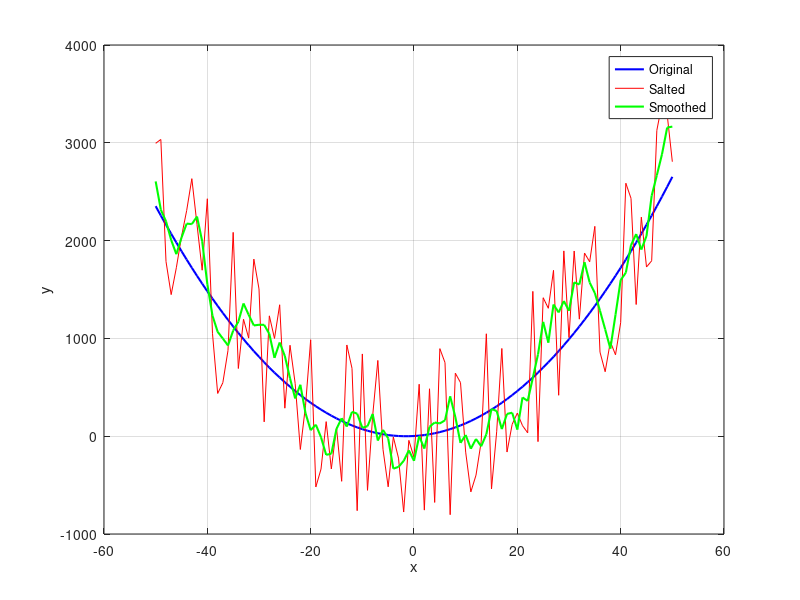

This figure's MATLAB source:
% this is the quadratic being plotted, salted and smoothed!
% -50 - 50 data points.
% salted by 2000
% smoothed by using movmean and 5.
% blue = original, red = salted, green = smoothed.

f = @(x) x.^2 + 3*x + 2;
x = -50:1:50;
yOriginal = f(x);
saltMagnitude = 2000;
ySalted = yOriginal + saltMagnitude * (rand(size(yOriginal)) - 0.5);
range = 5;
ySmoothed = movmean(ySalted, range);
plot(x, yOriginal, '-b', 'LineWidth', 1.5);
hold on;
plot(x, ySalted, '-r');
plot(x, ySmoothed, '-g', 'LineWidth', 1.5);
legend('Original', 'Salted', 'Smoothed');
xlabel('x');
ylabel('y');
grid on;
hold off;
